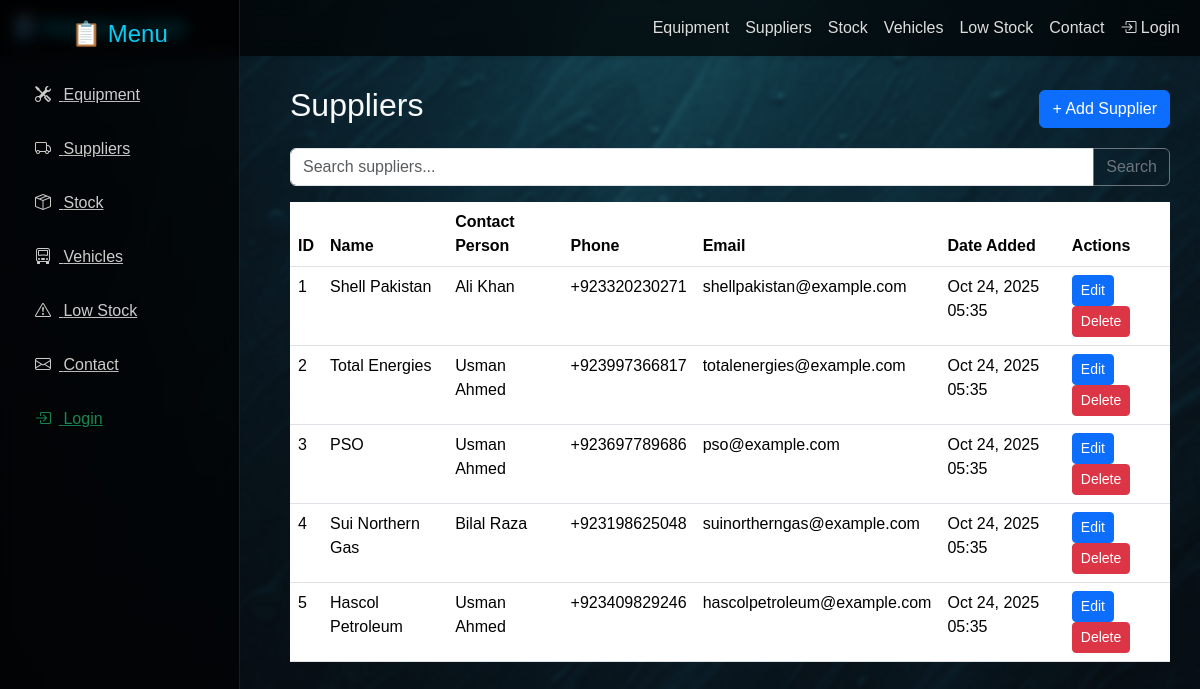
Screenshot of /suppliers/ with the database file from the repository.
### blog/models.py (models this page shows, shortened)
class Supplier(models.Model):
    COMPANY_TYPES = [
        ("Refinery", "Refinery"),
        ("Distributor", "Distributor"),
        ("Gas Supplier", "Gas Supplier"),
        ("Transporter", "Transporter"),
    ]
    name = models.CharField(max_length=150)
    company_type = models.CharField(max_length=50, choices=COMPANY_TYPES, default="Refinery")
    contact_person = models.CharField(max_length=120, blank=True)
    email = models.EmailField(blank=True)
    phone = models.CharField(max_length=30, blank=True)
    address = models.TextField(blank=True)
    date_added = models.DateTimeField(auto_now_add=True)

### blog/views.py (the view)
# urls.py: path('suppliers/', views.supplier_list, name='supplier_list'),
def supplier_list(request):
    suppliers = Supplier.objects.all()
    return render(request, 'suppliers/list.html', {'suppliers': suppliers})

### blog/templates/suppliers/list.html (shortened to what this page needs)
{% extends 'base.html' %}
{% block body %}
<div class="d-flex justify-content-between align-items-center mb-3">
  <h2>Suppliers</h2>
  <div>
    <a href="{% url 'supplier_add' %}" class="btn btn-primary">+ Add Supplier</a>
  </div>
</div>
<form class="mb-3" method="get">
  <div class="input-group">
    <input type="text" name="q" value="{{ q }}" class="form-control" placeholder="Search suppliers...">
    <button class="btn btn-outline-secondary">Search</button>
  </div>
</form>
<table class="table table-hover">
  <thead>
    <tr>
      <th>ID</th>
      <th>Name</th>
      <th>Contact Person</th>
      <th>Phone</th>
      <th>Email</th>
      <th>Date Added</th>
      <th>Actions</th>
    </tr>
  </thead>
  <tbody>
    {% for supplier in suppliers %}
    <tr>
      <td>{{ supplier.id }}</td>
      <td>{{ supplier.name }}</td>
      <td>{{ supplier.contact_person }}</td>
      <td>{{ supplier.phone }}</td>
      <td>{{ supplier.email }}</td>
      <td>{{ supplier.date_added|date:"M d, Y H:i" }}</td>
      <td>
        <a href="{% url 'supplier_edit' supplier.id %}" class="btn btn-sm btn-primary">Edit</a>
        <a href="{% url 'supplier_delete' supplier.id %}" class="btn btn-sm btn-danger"
           onclick="return confirm('Are you sure you want to delete this supplier?');">Delete</a>
      </td>
    </tr>
    {% empty %}
    <tr><td colspan="7" class="text-center">No suppliers found</td></tr>
    {% endfor %}
  </tbody>
</table>
{% endblock body %}

### rows the page displays
Supplier: id "1", name "Shell Pakistan", contact_person "Ali Khan", phone "+923320230271", email "shellpakistan@example.com", date_added "Oct 24, 2025 05:35"
Supplier: id "2", name "Total Energies", contact_person "Usman Ahmed", phone "+923997366817", email "totalenergies@example.com", date_added "Oct 24, 2025 05:35"
Supplier: id "3", name "PSO", contact_person "Usman Ahmed", phone "+923697789686", email "pso@example.com", date_added "Oct 24, 2025 05:35"
Supplier: id "4", name "Sui Northern Gas", contact_person "Bilal Raza", phone "+923198625048", email "suinortherngas@example.com", date_added "Oct 24, 2025 05:35"
Supplier: id "5", name "Hascol Petroleum", contact_person "Usman Ahmed", phone "+923409829246", email "hascolpetroleum@example.com", date_added "Oct 24, 2025 05:35"
